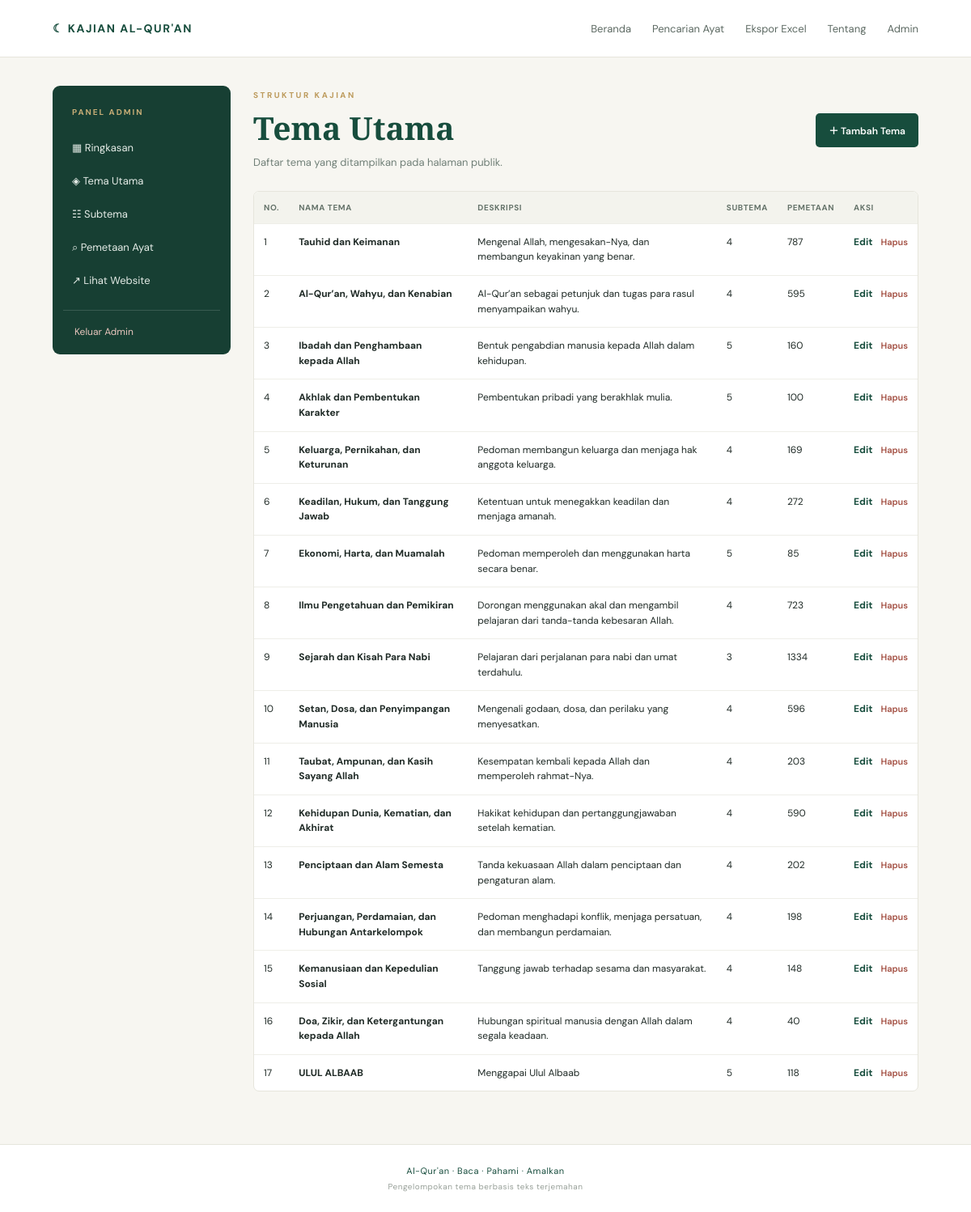
/admin/tema (signed in), run on the app's committed database.
### tables this page shows
CREATE TABLE themes (
                    id INTEGER PRIMARY KEY AUTOINCREMENT,
                    name TEXT NOT NULL UNIQUE,
                    description TEXT NOT NULL DEFAULT ''
                );

### admin_extension.py (the view)
    @app.route("/admin/tema")
    @admin_required
    def admin_themes():
        return render_template("admin_themes.html", rows=theme_rows())

### templates/admin_themes.html
{% extends 'admin_base.html' %}{% block title %}Kelola Tema{% endblock %}{% block admin_content %}
<div class="admin-heading"><div><div class="eyebrow">STRUKTUR KAJIAN</div><h1>Tema Utama</h1><p>Daftar tema yang ditampilkan pada halaman publik.</p></div><a class="primary-btn" href="{{ url_for('admin_theme_form') }}">＋ Tambah Tema</a></div>
<div class="table-wrap"><table><thead><tr><th>No.</th><th>Nama tema</th><th>Deskripsi</th><th>Subtema</th><th>Pemetaan</th><th>Aksi</th></tr></thead><tbody>{% for r in rows %}<tr><td>{{ r.id }}</td><td><b>{{ r.name }}</b></td><td>{{ r.description }}</td><td>{{ r.sub_count }}</td><td>{{ r.mapping_count }}</td><td class="actions"><a href="{{ url_for('admin_theme_form',tid=r.id) }}">Edit</a><form method="post" action="{{ url_for('admin_theme_delete',tid=r.id) }}" onsubmit="return confirm('Hapus tema beserta seluruh subtema dan pemetaannya?')"><input type="hidden" name="_csrf" value="{{ csrf_token() }}"><button class="danger-link">Hapus</button></form></td></tr>{% else %}<tr><td colspan="6">Belum ada tema.</td></tr>{% endfor %}</tbody></table></div>
{% endblock %}

### templates/admin_base.html (shortened to what this page needs)
{% extends 'base.html' %}
{% block content %}
<div class="admin-shell">
  <aside class="admin-side">
    <div class="admin-side-title">PANEL ADMIN</div>
    <a href="{{ url_for('admin_home') }}">▦ Ringkasan</a>
    <a href="{{ url_for('admin_themes') }}">◈ Tema Utama</a>
    <a href="{{ url_for('admin_subthemes') }}">☷ Subtema</a>
    <a href="{{ url_for('admin_mappings') }}">⌕ Pemetaan Ayat</a>
    <a href="/">↗ Lihat Website</a>
    <form method="post" action="{{ url_for('admin_logout') }}"><input type="hidden" name="_csrf" value="{{ csrf_token() }}"><button class="side-logout">Keluar Admin</button></form>
  </aside>
  <section class="admin-main">
    {% block admin_content %}{% endblock %}
  </section>
</div>
{% endblock %}

### templates/base.html
<!doctype html><html lang="id"><head><meta charset="utf-8"><meta name="viewport" content="width=device-width, initial-scale=1"><title>{% block title %}Kajian Tema Al-Qur'an{% endblock %}</title><link rel="stylesheet" href="{{ url_for('static',filename='style.css') }}"></head><body><header><div class="nav wrap"><a class="brand" href="/">☾ KAJIAN AL-QUR'AN</a><nav><a href="/">Beranda</a><a href="/cari">Pencarian Ayat</a><a href="/ekspor">Ekspor Excel</a><a href="/tentang">Tentang</a><a href="/admin">Admin</a></nav></div></header><main class="wrap">{% block content %}{% endblock %}</main><footer>Al-Qur'an · Baca · Pahami · Amalkan <span>Pengelompokan tema berbasis teks terjemahan</span></footer></body></html>

### static/style.css (style rules this page uses)
:root { --ink:#202b27; --muted:#718078; --green:#174d3d; --gold:#bd9b5d; --paper:#f7f6f1; --line:#e6e5dc }
* { box-sizing:border-box }
body { margin:0; background:var(--paper); color:var(--ink); font-family:'DM Sans',sans-serif }
a { color:inherit; text-decoration:none }
.wrap { max-width:1120px; margin:auto; padding:0 25px }
header { background:#fff; border-bottom:1px solid var(--line) }
.nav { height:70px; display:flex; align-items:center; justify-content:space-between }
.brand { font-weight:700; letter-spacing:1.5px; color:var(--green); font-size:14px }
.nav nav { display:flex; gap:26px; font-size:13px; color:#5d6a63 }
.eyebrow { font-size:10px; letter-spacing:2.5px; color:var(--gold); font-weight:700 }
footer { padding:25px; text-align:center; color:var(--green); font-size:11px; letter-spacing:.5px; border-top:1px solid var(--line); background:#fff }
footer span { display:block; color:#98a099; font-size:10px; margin-top:6px }
.admin-shell { display:grid; grid-template-columns:220px minmax(0,1fr); gap:28px; padding:35px 0 65px; min-height:65vh }
.admin-side { background:#173f33; color:#e8eee9; border-radius:9px; padding:19px 13px; height:max-content; position:sticky; top:18px }
.admin-side-title { font-size:10px; letter-spacing:2px; color:#c7ad76; font-weight:700; padding:7px 11px 17px }
.admin-side>a { display:block; padding:12px 11px; border-radius:5px; font-size:13px; color:#e5ece7 }
.admin-side form { margin-top:16px; border-top:1px solid #ffffff25; padding:14px 8px 0 }
.side-logout { border:0; background:transparent; color:#e8c5bd; font:inherit; font-size:12px; cursor:pointer }
.admin-main { min-width:0 }
.admin-heading { display:flex; justify-content:space-between; align-items:center; gap:15px; margin:5px 0 24px }
.admin-heading h1,.login-card h1 { font:600 clamp(29px,4vw,39px) 'Playfair Display',serif; color:var(--green); margin:7px 0 }
.admin-heading p,.login-card p { color:var(--muted); font-size:13px; line-height:1.6; margin:0 }
.primary-btn,.secondary-btn,.small-btn { display:inline-flex; align-items:center; justify-content:center; border:0; border-radius:5px; padding:12px 16px; background:var(--green); color:white; font:600 12px 'DM Sans'; cursor:pointer; text-decoration:none; white-space:nowrap }
.table-wrap { overflow:auto; background:white; border:1px solid var(--line); border-radius:7px }
table { border-collapse:collapse; width:100%; font-size:12px }
th,td { text-align:left; padding:13px 12px; border-bottom:1px solid #eeeee8; vertical-align:top }
th { background:#f3f3ed; color:#66746b; font-size:10px; text-transform:uppercase; letter-spacing:.6px }
td { line-height:1.55 }
tr:last-child td { border-bottom:0 }
.actions { white-space:nowrap }
.actions a { color:var(--green); font-weight:700; margin-right:10px }
.actions form { display:inline }
.danger-link { border:0; background:none; color:#a34f42; font:600 11px 'DM Sans'; cursor:pointer; padding:0 }

### data on the page
themes: id "1", name "Tauhid dan Keimanan", description "Mengenal Allah, mengesakan-Nya, dan membangun keyakinan yang benar.", sub_count "4", mapping_count "787"
themes: id "2", name "Al-Qur’an, Wahyu, dan Kenabian", description "Al-Qur’an sebagai petunjuk dan tugas para rasul menyampaikan wahyu.", sub_count "4", mapping_count "595"
themes: id "3", name "Ibadah dan Penghambaan kepada Allah", description "Bentuk pengabdian manusia kepada Allah dalam kehidupan.", sub_count "5", mapping_count "160"
themes: id "4", name "Akhlak dan Pembentukan Karakter", description "Pembentukan pribadi yang berakhlak mulia.", sub_count "5", mapping_count "100"
themes: id "5", name "Keluarga, Pernikahan, dan Keturunan", description "Pedoman membangun keluarga dan menjaga hak anggota keluarga.", sub_count "4", mapping_count "169"
themes: id "6", name "Keadilan, Hukum, dan Tanggung Jawab", description "Ketentuan untuk menegakkan keadilan dan menjaga amanah.", sub_count "4", mapping_count "272"
themes: id "7", name "Ekonomi, Harta, dan Muamalah", description "Pedoman memperoleh dan menggunakan harta secara benar.", sub_count "5", mapping_count "85"
themes: id "8", name "Ilmu Pengetahuan dan Pemikiran", description "Dorongan menggunakan akal dan mengambil pelajaran dari tanda-tanda kebesaran Allah.", sub_count "4", mapping_count "723"
themes: id "9", name "Sejarah dan Kisah Para Nabi", description "Pelajaran dari perjalanan para nabi dan umat terdahulu.", sub_count "3", mapping_count "1334"
themes: id "10", name "Setan, Dosa, dan Penyimpangan Manusia", description "Mengenali godaan, dosa, dan perilaku yang menyesatkan.", sub_count "4", mapping_count "596"
themes: id "11", name "Taubat, Ampunan, dan Kasih Sayang Allah", description "Kesempatan kembali kepada Allah dan memperoleh rahmat-Nya.", sub_count "4", mapping_count "203"
themes: id "12", name "Kehidupan Dunia, Kematian, dan Akhirat", description "Hakikat kehidupan dan pertanggungjawaban setelah kematian.", sub_count "4", mapping_count "590"
themes: id "13", name "Penciptaan dan Alam Semesta", description "Tanda kekuasaan Allah dalam penciptaan dan pengaturan alam.", sub_count "4", mapping_count "202"
themes: id "14", name "Perjuangan, Perdamaian, dan Hubungan Antarkelompok", description "Pedoman menghadapi konflik, menjaga persatuan, dan membangun perdamaian.", sub_count "4", mapping_count "198"
themes: id "15", name "Kemanusiaan dan Kepedulian Sosial", description "Tanggung jawab terhadap sesama dan masyarakat.", sub_count "4", mapping_count "148"
themes: id "16", name "Doa, Zikir, dan Ketergantungan kepada Allah", description "Hubungan spiritual manusia dengan Allah dalam segala keadaan.", sub_count "4", mapping_count "40"
themes: id "17", name "ULUL ALBAAB", description "Menggapai Ulul Albaab", sub_count "5", mapping_count "118"
